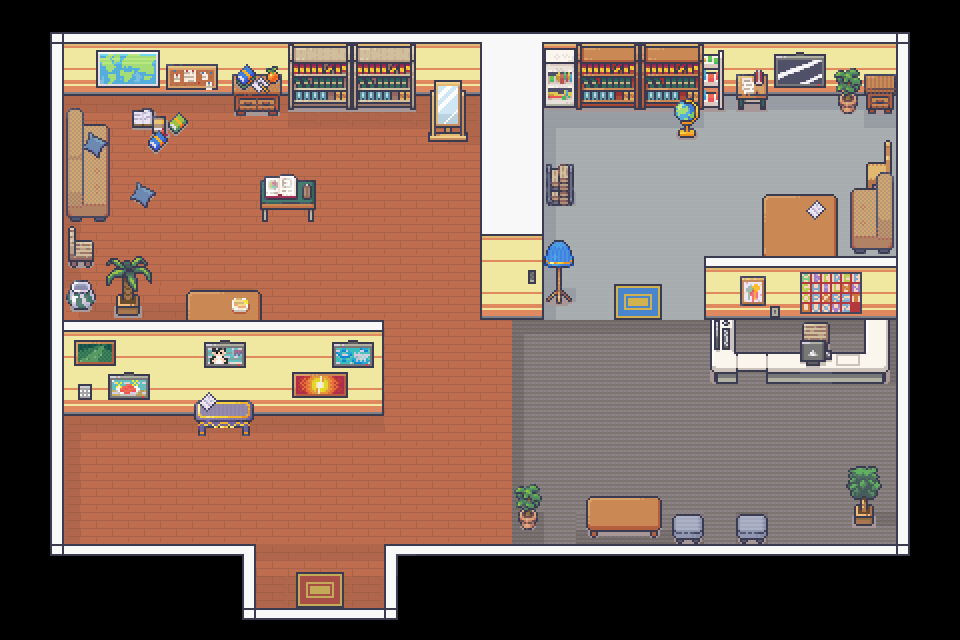

A level layout from a 2D game, rendered from its tile map. Below: a short description, then the map file with tile-grid data replaced by summaries:
An orthogonal 30x20 tile map with 32x32 px tiles, 5 tile layers (Background, UnderTile, Tiles, Collidables, ...), 2 tilesets and 46 objects (7x interactive, 6x arrow, 4x area, Player).

<map version="1.10" tiledversion="1.10.2" orientation="orthogonal" renderorder="right-down" width="30" height="20" tilewidth="32" tileheight="32" infinite="0" nextlayerid="18" nextobjectid="99">
 <editorsettings>
  <export target="interactive-resume.tmj" format="json" />
 </editorsettings>
 <tileset firstgid="1" name="Room_Builder_free_32x32" tilewidth="32" tileheight="32" tilecount="391" columns="17">
  <image source="src/Room_Builder_free_32x32.png" width="544" height="736" />
 </tileset>
 <tileset firstgid="392" name="Interiors_free_32x32" tilewidth="32" tileheight="32" tilecount="1424" columns="16">
  <image source="src/Interiors_free_32x32.png" width="512" height="2848" />
 </tileset>
 <layer id="7" name="Background" width="30" height="20">
  <data>[600 cells, 372 non-empty, 23 distinct tile ids]</data>
 </layer>
 <layer id="12" name="UnderTile" width="30" height="20">
  <data>[600 cells, 20 non-empty, 19 distinct tile ids]</data>
 </layer>
 <layer id="5" name="Tiles" width="30" height="20">
  <data>[600 cells, 172 non-empty, 26 distinct tile ids]</data>
 </layer>
 <layer id="14" name="Collidables" width="30" height="20">
  <data>[600 cells, 114 non-empty, 103 distinct tile ids]</data>
 </layer>
 <layer id="11" name="OverlayTiles" width="30" height="20">
  <data>[600 cells, 57 non-empty, 51 distinct tile ids]</data>
 </layer>
 <objectgroup id="13" name="ObjectCollisions" locked="1">
  <object id="27" x="866" y="95.6667" width="27.6667" height="18.3333" />
  <object id="31" x="184.667" y="290" width="75.5" height="33" />
  <object id="32" x="115.167" y="287.167" width="26" height="28.5" />
  <object id="34" x="68.5" y="239" width="25" height="28" />
  <object id="40" x="546" y="276.5" width="25.5" height="27" />
  <object id="42" x="673" y="109.5" width="25.5" height="28" />
  <object id="43" x="735.5" y="94.5" width="31.5" height="16" />
  <object id="44" x="837.5" y="95.5" width="20.5" height="18.5" />
  <object id="45" x="761" y="193.5" width="76.5" height="62.5" />
  <object id="47" x="849.5" y="188.5" width="43.5" height="65" />
  <object id="49" x="65.6364" y="124.182" width="44.3636" height="99.6364" />
  <object id="50" x="428.333" y="108" width="39.3333" height="36.3333" />
  <object id="54" x="259.75" y="192" width="56.5" height="33" />
  <object id="55" x="710" y="319.667" width="27.6667" height="52.6667" />
  <object id="56" x="710" y="351.667" width="179.333" height="20.6667" />
  <object id="57" x="865.667" y="318.667" width="23.6667" height="34.6667" />
  <object id="60" x="517.083" y="511.75" width="20.25" height="14" />
  <object id="61" x="192.833" y="399.167" width="60.6667" height="35.6667" />
  <object id="69" x="233" y="93" width="47" height="22.5" />
  <object id="70" x="66.1667" y="288.417" width="30.25" height="24.75" />
  <object id="71" x="543.333" y="89" width="181.667" height="21.6667" />
  <object id="74" x="586.667" y="496" width="74.6667" height="40.6667" />
  <object id="75" x="672.667" y="513.333" width="31.3333" height="30" />
  <object id="76" x="736.667" y="513.333" width="31.3333" height="30" />
  <object id="77" x="853.334" y="504" width="23.3333" height="24" />
  <object id="78" x="287.333" y="90.6667" width="128.333" height="21.3333" />
  <object id="79" x="865.5" y="160.5" width="26" height="28" />
  <object id="96" x="545.333" y="180" width="27.3333" height="26" />
 </objectgroup>
 <objectgroup id="17" name="InteractiveObjects">
  <object id="64" name="Projects" type="interactive" x="800.333" y="72.6667">
   <properties>
    <property name="uiType" value="projects" />
   </properties>
   <point />
  </object>
  <object id="65" name="Skills" type="interactive" x="823.5" y="363">
   <properties>
    <property name="uiType" value="skills" />
   </properties>
   <point />
  </object>
  <object id="66" name="About Me" type="interactive" x="446.5" y="123.5">
   <properties>
    <property name="uiType" value="about" />
   </properties>
   <point />
  </object>
  <object id="67" name="Education" type="interactive" x="287.5" y="197">
   <properties>
    <property name="uiType" value="education" />
   </properties>
   <point />
  </object>
  <object id="68" name="Contact" type="interactive" x="224.167" y="408.333">
   <properties>
    <property name="uiType" value="contact" />
   </properties>
   <point />
  </object>
  <object id="80" type="arrow" x="223.5" y="383.334">
   <point />
  </object>
  <object id="81" type="arrow" x="286" y="164.667">
   <point />
  </object>
  <object id="82" type="arrow" x="447.333" y="72.6667">
   <point />
  </object>
  <object id="83" type="arrow" x="812.667" y="330.667">
   <point />
  </object>
  <object id="84" type="arrow" x="799.333" y="44.6667">
   <point />
  </object>
  <object id="87" name="Education Area" type="area" x="61.3333" y="86.6667" width="418" height="202" />
  <object id="88" name="Projects Area" type="area" x="534.667" y="110.667" width="360" height="177.333" />
  <object id="89" name="Skills and Experience Area" type="area" x="585.333" y="316" width="313.333" height="228.334" />
  <object id="90" name="Contacts Area" type="area" x="61.3333" y="406.667" width="189.333" height="104" />
  <object id="94" name="Leave?" type="interactive" x="318" y="596">
   <properties>
    <property name="uiType" value="leave" />
   </properties>
   <point />
  </object>
  <object id="97" name="Experience" type="interactive" x="704.5" y="336">
   <properties>
    <property name="uiType" value="experience" />
   </properties>
   <point />
  </object>
  <object id="98" type="arrow" x="726.5" y="304.5">
   <point />
  </object>
 </objectgroup>
 <objectgroup id="10" name="PlayerPosition">
  <object id="1" name="Player" x="499.167" y="351.166" width="29.6667" height="32" />
 </objectgroup>
</map>
